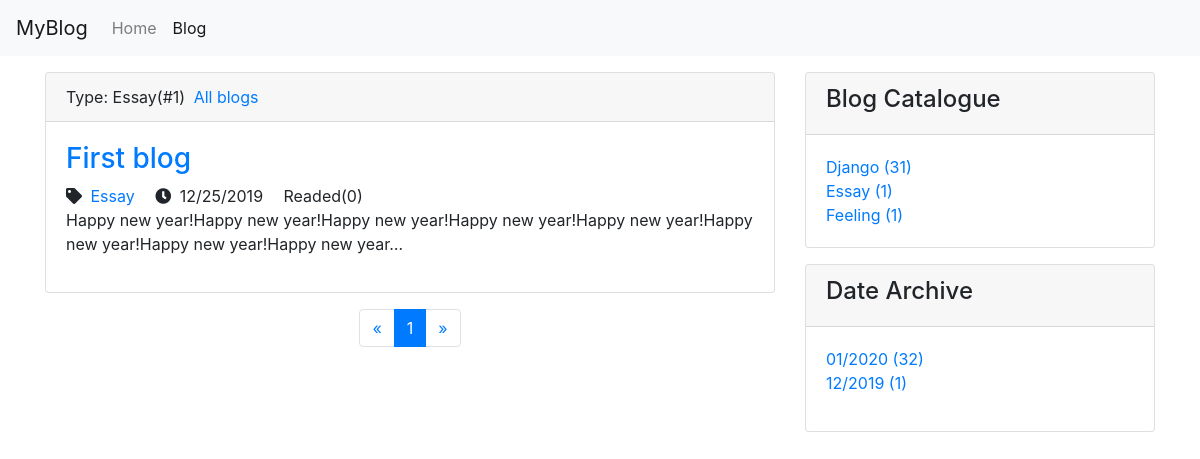
/blog/type/2, run on an earlier commit of the app's database.
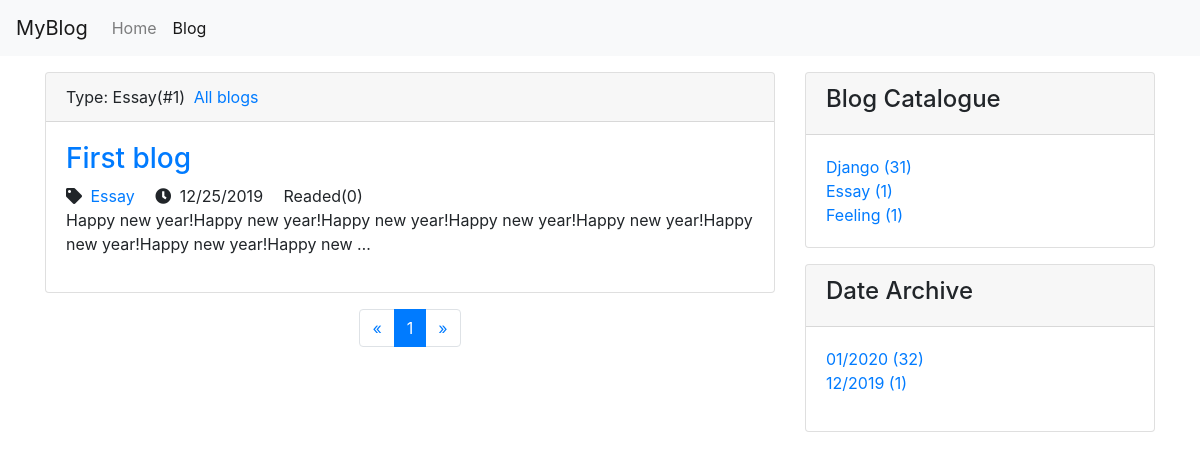
And on a later commit of the database.
### blog/models.py (models this page shows, shortened)
class BlogType(models.Model):
    type_name = models.CharField(max_length=15)
    def __str__(self):
        return self.type_name

class Blog(models.Model, ReadNumExpandMethod):
    title = models.CharField(max_length=50)
    blog_type = models.ForeignKey(BlogType, on_delete=models.DO_NOTHING)
    content = RichTextUploadingField()
    author = models.ForeignKey(User, on_delete=models.DO_NOTHING)
    created_time = models.DateTimeField(auto_now_add=True)
    last_updated_time = models.DateTimeField(auto_now=True)
    class Meta:
        ordering = ['-created_time']

### blog/views.py (the view)
# urls.py: path('type/<int:blog_type_pk>', views.blogs_with_type, name='blogs_with_type'),
def blogs_with_type(request, blog_type_pk):
    blog_type = get_object_or_404(BlogType, pk=blog_type_pk)
    blogs_list = Blog.objects.filter(blog_type=blog_type)
    content = get_blog_list_common_data(request, blogs_list)
    content['blog_type'] = blog_type
    return render(request, 'blog/blogs_with_type.html', content)

### read_statistics/models.py (called while the page is built)
    def get_read_num(self):
        try:
            ct = ContentType.objects.get_for_model(self)
            readnum = ReadNum.objects.get(content_type=ct, object_id=self.pk)
            return readnum.read_num
        except exceptions.ObjectDoesNotExist:
            return 0

### blog/templates/blog/blogs_with_type.html (shortened to what this page needs)
{% extends 'blog/blog_list.html' %}
{% block blog_list_title %}
    Type:&nbsp{{blog_type.type_name}}(#{{ page_of_blogs.paginator.count }})
    <a class="pl-1" href="{% url 'blog_list' %}">All blogs</a>
{% endblock %}

### blog/templates/blog/blog_list.html (shortened to what this page needs)
{% extends 'base.html' %}
{% block header_extends %}
<link rel="stylesheet" href="/static/css/blog.css">
{% endblock %}
{% block nav_blog_active %}
active
{% endblock %}
{% block content %}
<div class="container">
    <div class="row mt-3">
        <div class="col-sm-8">
            <div class="card">
                <div class="card-header">
                    {% block blog_list_title %}{% endblock %}
                </div>
                <div class="card-body">
                    {% for blog in blogs %}
                    <div class="blog">
                        <h3><a href="{% url 'blog_detail' blog.pk %}">{{ blog.title }} </a></h3>
                        <p class="blog-info">
                            <i class="fas fa-tag mr-1"></i>
                            <a class="mr-3"
                                href="{% url 'blogs_with_type' blog.blog_type.pk %}">{{blog.blog_type}}</a>
                            <i class="fas fa-clock mr-1"></i>
                            {{blog.created_time|date:'m/d/Y'}}
                            <span class="ml-3">Readed({{ blog.get_read_num }})</span>
                        </p>
                        <p>{{ blog.content|striptags|truncatechars:120 }}</p>
                    </div>
                    {% empty %}
                    <div class="blog">
                        <h3>-- No blogs. Please look forward! --</h3>
                    </div>
                    {% endfor %}
                </div>
            </div>
            <div class="pt-3">
                <ul class="pagination justify-content-center">
                    {% if page_of_blogs.has_previous %}
                    <li class="page-item">
                        <a class="page-link" href="?page={{ page_of_blogs.previous_page_number }}">&laquo;</a>
                    </li>
                    {% else %}
                    <li class="page-item"><a class="page-link" href="?page=1">&laquo;</a></li>
                    {% endif %}
                    {% for page_num in page_range %}
                        {% if page_num == page_of_blogs.number %}
                        <li class="page-item active">
                            <span class="page-link">{{page_num}}</span class="page-link">
                        </li>
                        {% endif %}
                    {% endfor %}
                    {% if page_of_blogs.has_next %}
                    <li class="page-item">
                        <a class="page-link" href="?page={{ page_of_blogs.next_page_number }}">&raquo;</a>
                    </li>
                    {% else %}
                    <li class="page-item"><a class="page-link"
                            href="?page={{ page_of_blogs.paginator.num_pages }}">&raquo;</a></li>
                    {% endif %}
                </ul>
            </div>
        </div>
        <div class="d-none d-sm-block col-sm-4">
            <div class="card">
                <div class="card-header">
                    <h4>Blog Catalogue</h4>
                </div>
                <div class="card-body">
                    <ul class="m-0 p-0 blog-type">
                        {% for blog_type in blog_types %}
                        <li>
                            <a href="{% url 'blogs_with_type' blog_type.pk %}">
                                {{ blog_type.type_name }} ({{ blog_type.blog_count }})
                            </a>
                        </li>
                        {% empty %}
                        <li>No catalogue</li>
                        {% endfor %}
                    </ul>
                </div>
            </div>
            <div class="card mt-3">
                <div class="card-header"><h4>Date Archive</h4></div>
                <div class="card-body">
                    <ul class="p-0">
                        {% for blog_date, blog_count in blog_dates.items %}
                        <li>
                        <a href="{% url 'blogs_with_date' blog_date.year blog_date.month %}">
                            {{ blog_date|date:'m/Y' }} ({{ blog_count }})
                        </a>
                        </li>
                        {% endfor %}
                    </ul>
                </div>
            </div>
        </div>
    </div>
</div>
{% endblock %}

### templates/base.html (shortened to what this page needs)
{% load static %}
<!DOCTYPE html>
<html lang="en">
<head>
    <link rel="stylesheet" href="https://use.fontawesome.com/releases/v5.7.0/css/all.css"
>
    <link rel="stylesheet" href="{% static 'bootstrap-4.4.1-dist/css/bootstrap.min.css' %}">
    {% block header_extends %}{% endblock %}
</head>
<body>
    <nav class="navbar navbar-expand-lg navbar-light bg-light">
        <a class="navbar-brand" href="{% url 'home' %}">MyBlog</a>
        <div class="collapse navbar-collapse" id="navbarSupportedContent">
          <ul class="navbar-nav mr-auto">
            <li class="nav-item">
              <a class="nav-link {% block nav_home_active %}{% endblock %}" href="/">Home<span class="sr-only">(current)</span></a>
            </li>
            <li class="nav-item">
              <a class="nav-link {% block nav_blog_active %}{% endblock %}" href="{% url 'blog_list' %}">Blog</a>
            </li>
          </ul>
        </div>
      </nav>
    {% block content %}{% endblock %}
</body>
</html>

### static/css/blog.css (style rules this page uses)
ul.blog-type { list-style-type: none; }
div.blog p.blog-info { margin-bottom: 0; }
ul { list-style-type: none; }

What changed in the data, as far as the page shows it:
changed Blog "First blog": content "Happy new year!Happy new year!Happy new year!Happy new year!Happy new year!Happy new year!Happy new year!Happy new year…" → "Happy new year!Happy new year!Happy new year!Happy new year!Happy new year!Happy new year!Happy new year!Happy new …"
